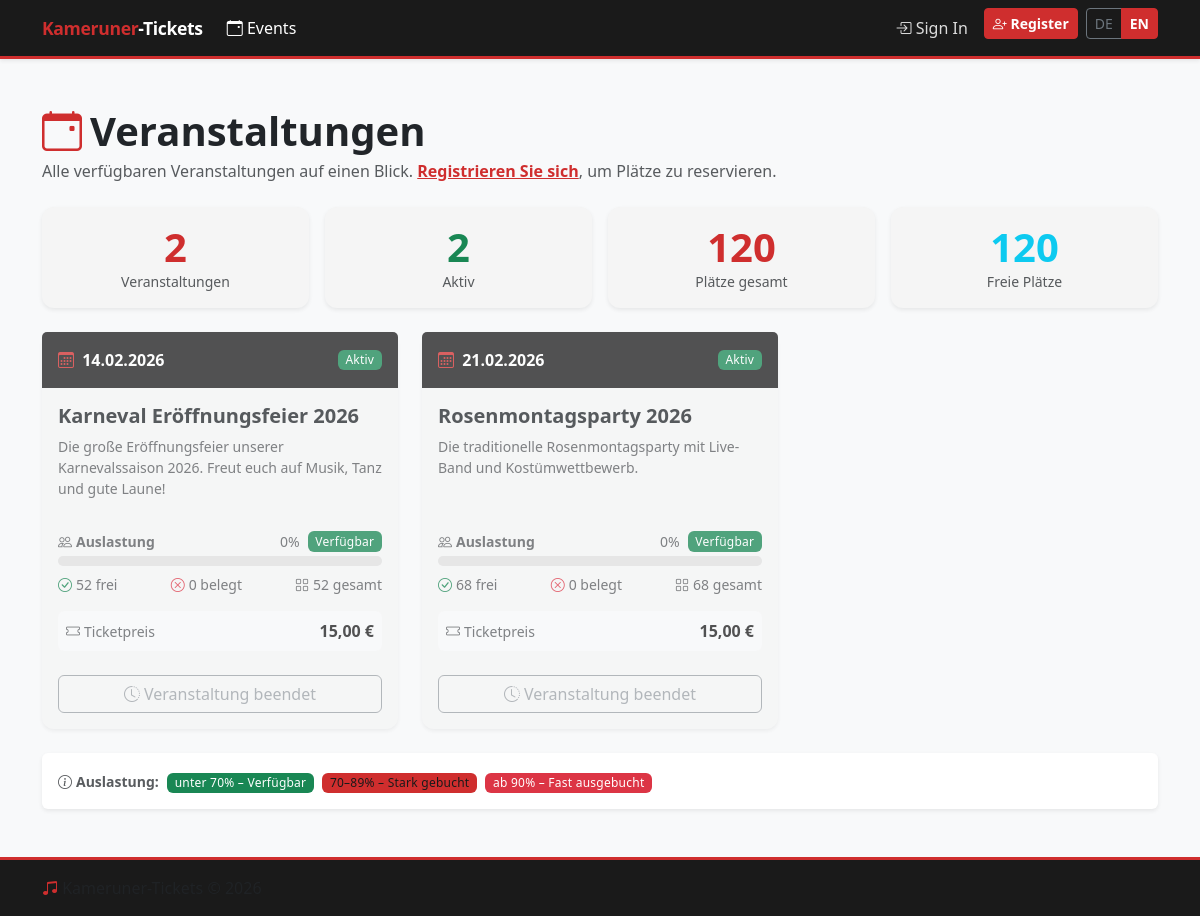
Page /pages/events.php on the committed database.
### tables this page shows
CREATE TABLE IF NOT EXISTS `events` (
  `id` INT NOT NULL AUTO_INCREMENT,
  `datum` DATE NOT NULL,
  `name` VARCHAR(255) NOT NULL,
  `beschreibung` TEXT DEFAULT NULL,
  `max_gaeste` INT NOT NULL,
  `status` ENUM('planung','aktiv','abgerechnet') NOT NULL DEFAULT 'aktiv',
  `erstellt_am` TIMESTAMP NOT NULL DEFAULT CURRENT_TIMESTAMP,
  PRIMARY KEY (`id`)
);

### pages/events.php (the view, shortened to what this page needs)
<?php
require_once __DIR__ . '/../functions.php';
$pdo = getDB();
$stmt = $pdo->prepare(
    "SELECT
        e.id,
        e.datum,
        e.name,
        e.beschreibung,
        e.max_gaeste,
        e.status,
        e.erstellt_am,
        COUNT(s.id)                                                         AS gesamt_sitze,
        SUM(CASE WHEN s.status != 'verfuegbar' THEN 1 ELSE 0 END)          AS belegte_sitze
     FROM events e
     LEFT JOIN tables t  ON t.event_id  = e.id
     LEFT JOIN seats  s  ON s.table_id  = t.id
     GROUP BY e.id
     ORDER BY e.datum ASC"
);
$stmt->execute();
$events = $stmt->fetchAll();
include __DIR__ . '/../includes/header.php';
include __DIR__ . '/../includes/navbar.php';
?>
<main class="py-5">
    <div class="container">
        <div class="row align-items-center mb-4">
            <div class="col">
                <h1 class="fw-bold mb-1">
                    <i class="bi bi-calendar-event text-warning me-2"></i>Veranstaltungen
                </h1>
                <p class="text-muted mb-0">
                    Alle verfügbaren Veranstaltungen auf einen Blick.
                    <?php if (!isLoggedIn()): ?>
                        <a href="/pages/register.php" class="text-warning fw-semibold">Registrieren Sie sich</a>,
                        um Plätze zu reservieren.
                    <?php endif; ?>
                </p>
            </div>
        </div>
        <?php if (empty($events)): ?>
        <div class="card border-0 shadow-sm text-center py-5">
            <div class="card-body">
                <i class="bi bi-calendar-x display-3 text-muted mb-3 d-block"></i>
                <h4 class="text-muted">Keine Veranstaltungen geplant</h4>
                <p class="text-muted mb-0">
                    Aktuell sind keine Veranstaltungen eingetragen. Schauen Sie später wieder vorbei!
                </p>
            </div>
        </div>
        <?php else: ?>
        <div class="row g-3 mb-4">
            <?php
            $totalEvents  = count($events);
            $activeEvents = array_filter($events, fn($e) => $e['status'] === 'aktiv');
            $totalSeats   = array_sum(array_column($events, 'gesamt_sitze'));
            $takenSeats   = array_sum(array_column($events, 'belegte_sitze'));
            $freeSeats    = $totalSeats - $takenSeats;
            ?>
            <div class="col-6 col-md-3">
                <div class="card border-0 shadow-sm text-center h-100">
                    <div class="card-body py-3">
                        <div class="display-6 fw-bold text-warning"><?= $totalEvents ?></div>
                        <div class="small text-muted">Veranstaltungen</div>
                    </div>
                </div>
            </div>
            <div class="col-6 col-md-3">
                <div class="card border-0 shadow-sm text-center h-100">
                    <div class="card-body py-3">
                        <div class="display-6 fw-bold text-success"><?= count($activeEvents) ?></div>
                        <div class="small text-muted">Aktiv</div>
                    </div>
                </div>
            </div>
            <div class="col-6 col-md-3">
                <div class="card border-0 shadow-sm text-center h-100">
                    <div class="card-body py-3">
                        <div class="display-6 fw-bold text-primary"><?= $totalSeats ?></div>
                        <div class="small text-muted">Plätze gesamt</div>
                    </div>
                </div>
            </div>
            <div class="col-6 col-md-3">
                <div class="card border-0 shadow-sm text-center h-100">
                    <div class="card-body py-3">
                        <div class="display-6 fw-bold text-info"><?= $freeSeats ?></div>
                        <div class="small text-muted">Freie Plätze</div>
                    </div>
                </div>
            </div>
        </div>
        <div class="row g-4">
            <?php foreach ($events as $event):
                $gesamt  = (int)($event['gesamt_sitze']  ?? 0);
                $belegt  = (int)($event['belegte_sitze'] ?? 0);
                $frei    = $gesamt - $belegt;
                $prozent = $gesamt > 0 ? round(($belegt / $gesamt) * 100) : 0;
                if ($prozent >= 90) {
                    $barColor   = 'bg-danger';
                    $badgeColor = 'danger';
                    $auslastungText = 'Fast ausgebucht';
                } elseif ($prozent >= 70) {
                    $barColor   = 'bg-warning';
                    $badgeColor = 'warning';
                    $auslastungText = 'Stark gebucht';
                } else {
                    $badgeColor = 'success';
                    $auslastungText = 'Verfügbar';
                }
                $isPast    = strtotime($event['datum']) < mktime(0, 0, 0);
                $isVoll    = $frei <= 0 && $gesamt > 0;
            ?>
            <div class="col-12 col-md-6 col-xl-4">
                <div class="card border-0 shadow-sm h-100 <?= $isPast ? 'opacity-75' : '' ?>">
                    <div class="card-header bg-dark text-white border-0 d-flex justify-content-between align-items-center py-3">
                        <span class="fw-semibold">
                            <i class="bi bi-calendar3 text-warning me-1"></i>
                            <?= formatDatum($event['datum']) ?>
                        </span>
                        <?= statusBadge($event['status']) ?>
                    </div>
                    <div class="card-body d-flex flex-column">
                        <h5 class="card-title fw-bold mb-2">
                            <?= htmlspecialchars($event['name']) ?>
                        </h5>
                        <?php if (!empty($event['beschreibung'])): ?>
                        <p class="card-text text-muted small flex-grow-1">
                            <?php
                            $beschreibung = $event['beschreibung'];
                            if (mb_strlen($beschreibung) > 150) {
                                echo htmlspecialchars(mb_substr($beschreibung, 0, 150)) . '&hellip;';
                            } else {
                                echo htmlspecialchars($beschreibung);
                            }
                            ?>
                        </p>
                        <?php else: ?>
                        <p class="card-text text-muted small flex-grow-1 fst-italic">Keine Beschreibung vorhanden.</p>
                        <?php endif; ?>
                        <div class="mt-3">
                            <div class="d-flex justify-content-between align-items-center mb-1">
                                <span class="small fw-semibold text-muted">
                                    <i class="bi bi-people me-1"></i>Auslastung
                                </span>
                                <div class="d-flex align-items-center gap-2">
                                    <span class="small text-muted"><?= $prozent ?>%</span>
                                    <span class="badge bg-<?= $badgeColor ?> <?= $badgeColor === 'warning' ? 'text-dark' : '' ?> small">
                                        <?= $auslastungText ?>
                                    </span>
                                </div>
                            </div>
                            <div class="progress mb-2" style="height: 10px; border-radius: 6px;" role="progressbar"
                                 aria-valuenow="<?= $prozent ?>" aria-valuemin="0" aria-valuemax="100"
                                 aria-label="Auslastung <?= $prozent ?>%">
                            </div>
                            <div class="d-flex justify-content-between">
                                <small class="text-muted">
                                    <i class="bi bi-check-circle text-success me-1"></i><?= $frei ?> frei
                                </small>
                                <small class="text-muted">
                                    <i class="bi bi-x-circle text-danger me-1"></i><?= $belegt ?> belegt
                                </small>
                                <small class="text-muted">
                                    <i class="bi bi-grid me-1"></i><?= $gesamt ?> gesamt
                                </small>
                            </div>
                        </div>
                        <div class="mt-3 p-2 bg-light rounded d-flex justify-content-between align-items-center">
                            <small class="text-muted"><i class="bi bi-ticket me-1"></i>Ticketpreis</small>
                            <span class="fw-bold text-dark"><?= formatBetrag(TICKET_PREIS) ?></span>
                        </div>
                    </div>
                    <div class="card-footer bg-transparent border-0 pb-3 px-3">
                        <?php if ($isPast): ?>
                            <button class="btn btn-outline-secondary w-100" disabled>
                                <i class="bi bi-clock-history me-1"></i>Veranstaltung beendet
                            </button>
                        <?php elseif ($isVoll): ?>
                            <button class="btn btn-outline-danger w-100" disabled>
                                <i class="bi bi-x-circle me-1"></i>Ausgebucht
                            </button>
                        <?php elseif ($event['status'] !== 'aktiv'): ?>
                            <button class="btn btn-outline-secondary w-100" disabled>
                                <i class="bi bi-hourglass me-1"></i>Noch nicht buchbar
                            </button>
                        <?php else: ?>
                            <a href="/pages/login.php" class="btn btn-outline-warning w-100 fw-semibold">
                                <i class="bi bi-box-arrow-in-right me-1"></i>Anmelden zum Reservieren
                            </a>
                        <?php endif; ?>
                    </div>
                </div>
            </div>
            <?php endforeach; ?>
        </div>
        <div class="mt-4 p-3 bg-white rounded shadow-sm">
            <div class="row g-2 align-items-center">
                <div class="col-auto">
                    <small class="text-muted fw-semibold">
                        <i class="bi bi-info-circle me-1"></i>Auslastung:
                    </small>
                </div>
                <div class="col-auto">
                    <span class="badge bg-success">unter 70% – Verfügbar</span>
                </div>
                <div class="col-auto">
                    <span class="badge bg-warning text-dark">70–89% – Stark gebucht</span>
                </div>
                <div class="col-auto">
                    <span class="badge bg-danger">ab 90% – Fast ausgebucht</span>
                </div>
            </div>
        </div>
        <?php endif;  ?>
    </div>
</main>
<?php
include __DIR__ . '/../includes/footer.php';

### functions.php (shortened to what this page needs)
<?php
function isLoggedIn(): bool {
    return currentIdentity() !== null;
}
function currentIdentity(): ?array {
    static $geladen = false;
    static $user    = null;
    if ($geladen) return $user;
    $geladen = true;
    if (empty($_SESSION['user_id'])) return null;
    return $user = $row;
}
function statusBadge(string $status): string {
    $map = [
        'geplant'      => ['secondary', 'Geplant'],
        'eingecheckt'  => ['success',   'Eingecheckt'],
        'abgerechnet'  => ['primary',   'Abgerechnet'],
        'verfuegbar'   => ['success',   'Verfügbar'],
        'reserviert'   => ['warning',   'Reserviert'],
        'besetzt'      => ['danger',    'Besetzt'],
        'offen'        => ['warning',   'Offen'],
        'bezahlt'      => ['success',   'Bezahlt'],
        'storniert'    => ['danger',    'Storniert'],
        'planung'      => ['info',      'In Planung'],
        'aktiv'        => ['success',   'Aktiv'],
    ];
    [$color, $label] = $map[$status] ?? ['secondary', ucfirst($status)];
    return "<span class=\"badge bg-{$color}\">" . htmlspecialchars($label) . "</span>";
}
function formatDatum(string $datum): string {
    $ts = strtotime($datum);
    return $ts ? date('d.m.Y', $ts) : $datum;
}
function formatBetrag(float $betrag): string {
    return number_format($betrag, 2, ',', '.') . ' €';
}

### rows in the picture
events: datum "14.02.2026", name "Karneval Eröffnungsfeier 2026", beschreibung "Die große Eröffnungsfeier unserer Karnevalssaison 2026. Freut euch auf Musik, Tanz und gute Laune!", prozent "0", auslastungText "Verfügbar", frei "52", belegt "0", gesamt "52", shows "Veranstaltung beendet"
events: datum "21.02.2026", name "Rosenmontagsparty 2026", beschreibung "Die traditionelle Rosenmontagsparty mit Live-Band und Kostümwettbewerb.", prozent "0", auslastungText "Verfügbar", frei "68", belegt "0", gesamt "68", shows "Veranstaltung beendet"

### other values in the picture
$_navNameA "Kameruner"
$_navNameB "-Tickets"
__('nav.login') "Sign In"
__('nav.register') "Register"
$totalEvents "2"
count($activeEvents) "2"
$totalSeats "120"
$freeSeats "120"
